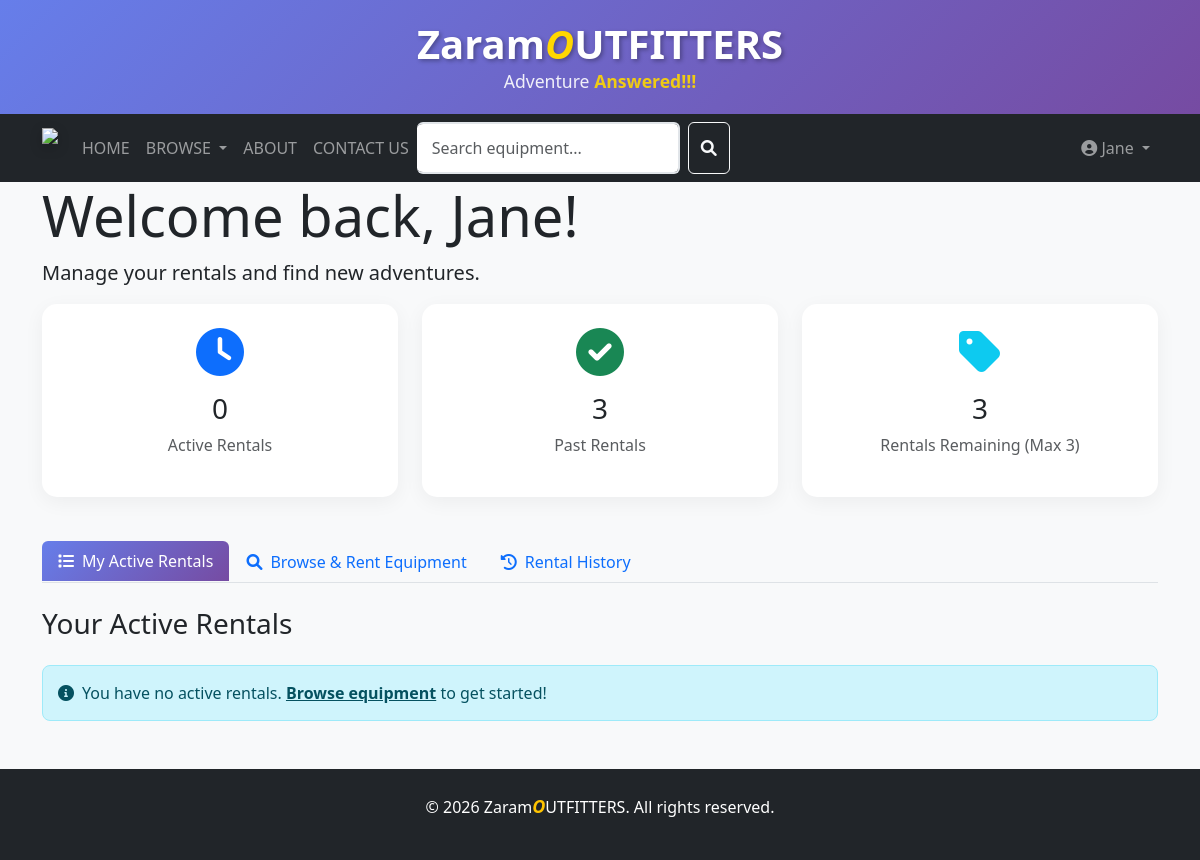
Before: /user-dashboard.php (signed in) with the older database file.
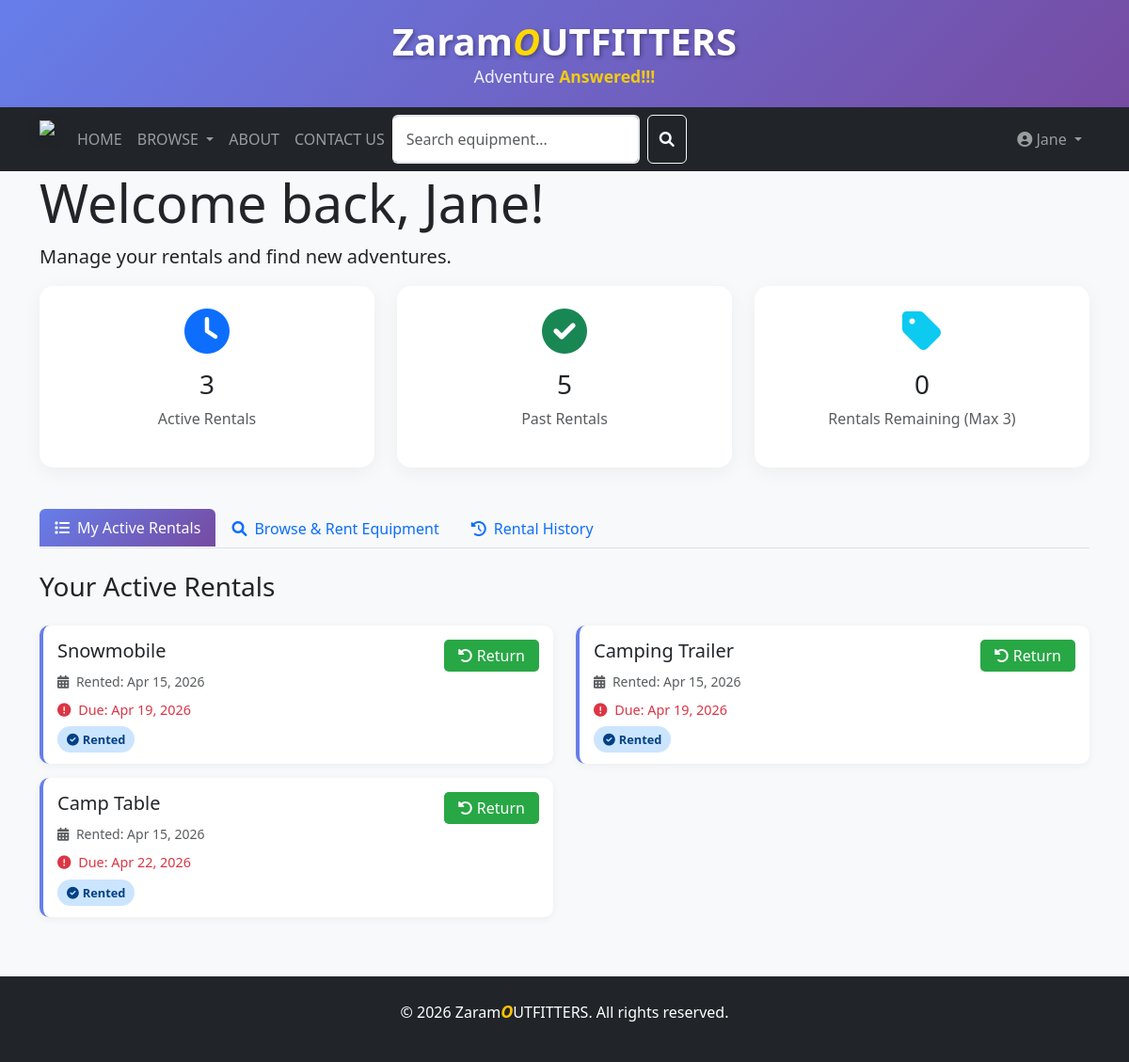
After: the same page with the newer database file.
### tables this page shows
CREATE TABLE `rentals` (
  `rental_id` int NOT NULL,
  `user_id` int NOT NULL,
  `equipment_id` int NOT NULL,
  `rental_date` date NOT NULL,
  `due_date` date NOT NULL,
  `return_date` date DEFAULT NULL,
  `status` enum('rented','returned','overdue') NOT NULL DEFAULT 'rented'
);

CREATE TABLE `equipment` (
  `equipment_id` int NOT NULL,
  `categoryID` int NOT NULL,
  `name` varchar(100) NOT NULL,
  `description` text,
  `daily_rate` decimal(10,2) NOT NULL,
  `total_quantity` int NOT NULL,
  `available_quantity` int NOT NULL,
  `status` enum('available','rented','maintenance') NOT NULL DEFAULT 'available',
  `condition_status` enum('new','good','fair') NOT NULL DEFAULT 'good',
  `image` varchar(255) DEFAULT NULL
);

### user-dashboard.php (the view, shortened to what the changed rows need)
<?php
require_once 'config.php';
$stmt = $pdo->prepare("
    SELECT r.*, e.name AS equipment_name, e.daily_rate, e.status AS equip_status
    FROM rentals r
    JOIN equipment e ON r.equipment_id = e.equipment_id
    WHERE r.user_id = ? AND r.status IN ('rented', 'overdue')
    ORDER BY r.due_date ASC
");
$stmt->execute([$_SESSION['user_id']]);
$active_rentals = $stmt->fetchAll();
$stmt = $pdo->prepare("
    SELECT r.*, e.name AS equipment_name
    FROM rentals r
    JOIN equipment e ON r.equipment_id = e.equipment_id
    WHERE r.user_id = ? AND r.status = 'returned'
    ORDER BY r.return_date DESC
    LIMIT 10
");
$stmt->execute([$_SESSION['user_id']]);
$rental_history = $stmt->fetchAll();
?>
<!DOCTYPE html>
<html lang="en">
<head>
    <link href="https://cdn.jsdelivr.net/npm/bootstrap@5.3.8/dist/css/bootstrap.min.css" rel="stylesheet">
    <link rel="stylesheet" href="https://cdnjs.cloudflare.com/ajax/libs/font-awesome/6.0.0/css/all.min.css">
    <link rel="stylesheet" href="css/style.css">
</head>
<body class="page-user">
    <header class="site-header">
        <div class="container">
                    <div>
                        <h1 class="site-title">
                            Zaram<span>O</span>UTFITTERS
                        </h1>
                    </div>
        </div>
    </header>
    <div class="dashboard-header">
        <div class="container">
            <h1 class="display-4">Welcome back, <?php echo htmlspecialchars($_SESSION['firstname']); ?>!</h1>
        </div>
    </div>
    <div class="container mb-5">
        <div class="row mb-4">
            <div class="col-md-4">
                <div class="card text-center p-4">
                    <i class="fas fa-clock fa-3x text-primary mb-3"></i>
                    <h3><?php echo count($active_rentals); ?></h3>
                    <p class="text-muted">Active Rentals</p>
                </div>
            </div>
            <div class="col-md-4">
                <div class="card text-center p-4">
                    <i class="fas fa-check-circle fa-3x text-success mb-3"></i>
                    <h3><?php echo count($rental_history); ?></h3>
                    <p class="text-muted">Past Rentals</p>
                </div>
            </div>
            <div class="col-md-4">
                <div class="card text-center p-4">
                    <i class="fas fa-tag fa-3x text-info mb-3"></i>
                    <h3><?php echo max(0, 3 - count($active_rentals)); ?></h3>
                    <p class="text-muted">Rentals Remaining (Max 3)</p>
                </div>
            </div>
        </div>
        <div class="tab-content" id="dashboardTabsContent">
            <div class="tab-pane fade show active" id="rentals" role="tabpanel">
                <h3 class="mb-4">Your Active Rentals</h3>
                <?php if (count($active_rentals) > 0): ?>
                    <div class="row">
                        <?php foreach ($active_rentals as $rental): ?>
                            <div class="col-md-6">
                                <div class="rental-item">
                                    <div class="d-flex justify-content-between align-items-start">
                                        <div>
                                            <h5><?php echo htmlspecialchars($rental['equipment_name']); ?></h5>
                                            <p class="mb-2">
                                                <small class="text-muted">
                                                    <i class="fas fa-calendar-alt me-1"></i>
                                                    Rented: <?php echo date('M d, Y', strtotime($rental['rental_date'])); ?>
                                                </small>
                                            </p>
                                            <p class="due-date mb-2">
                                                <i class="fas fa-exclamation-circle me-1"></i>
                                                Due: <?php echo date('M d, Y', strtotime($rental['due_date'])); ?>
                                            </p>
                                            <?php if ($rental['status'] == 'overdue'): ?>
                                                <span class="status-badge status-overdue">
                                                    <i class="fas fa-exclamation-triangle me-1"></i>Overdue
                                                </span>
                                            <?php else: ?>
                                                <span class="status-badge status-rented">
                                                    <i class="fas fa-check-circle me-1"></i>Rented
                                                </span>
                                            <?php endif; ?>
                                        </div>
                                        <a href="?return_id=<?php echo $rental['rental_id']; ?>"
                                           class="btn btn-return"
                                           onclick="return confirm('Return this equipment?')">
                                            <i class="fas fa-undo-alt me-1"></i>Return
                                        </a>
                                    </div>
                                </div>
                            </div>
                        <?php endforeach; ?>
                    </div>
                <?php else: ?>
                    <div class="alert alert-info">
                        <i class="fas fa-info-circle me-2"></i>You have no active rentals.
                        <a href="#" onclick="document.getElementById('search-tab').click()" class="alert-link">Browse equipment</a> to get started!
                    </div>
                <?php endif; ?>
            </div>
        </div>
    </div>
</body>
</html>

Changed rows visible on the page:
added rentals: equipment.name "Snowmobile", rental_date "Apr 15, 2026", due_date "Apr 19, 2026", status "rented" (drawn)
added rentals: equipment.name "Camping Trailer", rental_date "Apr 15, 2026", due_date "Apr 19, 2026", status "rented" (drawn)
added rentals: equipment.name "Camp Table", rental_date "Apr 15, 2026", due_date "Apr 22, 2026", status "rented" (drawn)
Other visible differences:
count($active_rentals): "0" → "3"
count($rental_history): "3" → "5"
max(0, 3 - count($active_rentals)): "3" → "0"
text no longer shown: "You have no active rentals. Browse equipment to get started!"
